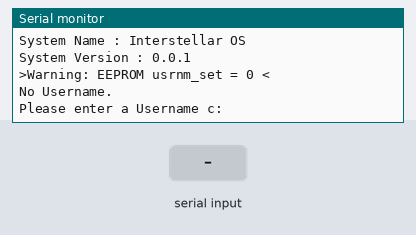
This sketch was run on a simulated Arduino Uno, built with avr-gcc and run on an emulated ATmega328P. Shown: the last lines printed to the serial monitor. The inputs (shaded band) are chosen by the test bench. EEPROM starts erased.

Above: at 4.6 s.
4.7 s: "1" received over Serial
At 6.0 s:
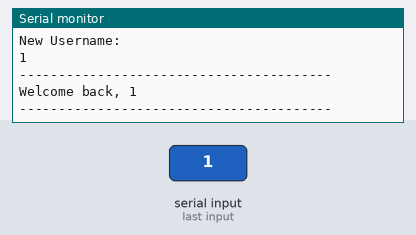
6.3 s: "0" received over Serial
At 7.3 s:
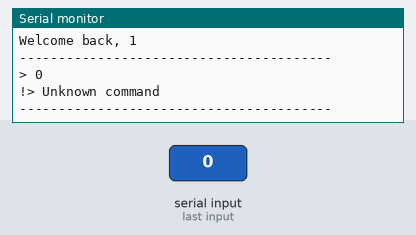
7.8 s: "2" received over Serial
At 8.4 s:
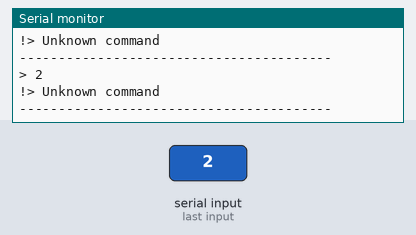

Measured:
- after the input at 4.7 s, the serial monitor: prints a new line after 0.06 s (image 1)
- after the input at 6.3 s, the serial monitor: prints a new line at once (image 2)
- after the input at 7.8 s, the serial monitor: prints a new line at once (image 3)

The sketch:

os.ino
```cpp
#include <EEPROM.h>

// Interstellar Operating System
// Written by Annabel Sandford

// Declarations
uint8_t eead = 130; // EEPROM Address we write to
int v, u, usronce, knwonce; // Declare int for line and UI optimization
int usrnm_limit = 4; // Declare username char limit (4)
int usrnm_set = 0; // Whether a custom username had been set or not (later replaced by EEPROM value)
// No I cannot check whether the username is empty or not because strings spit out a value of infinite question marks
// making it impossible to check for an empty username. Thus a value of 1 is set when one exists & 0 if not.

String readSerial, readUsername, readNew, usrnm;
String sysname = "Interstellar OS"; // Name of this system
String sysver = "0.0.1"; // Version number
String br = "-"; // Line characters (only UI)
String del = "userdelete"; // sys-code: Delete the username
String inf = "info"; // sys-code: info
String hi = "hi"; // sys-code: greeting
String help = "help"; // sys-code: help
String echo = "echo"; // sys-code: echo
String cls_str = "cls"; // sys-code: Call cls(); function to clear screen

// Functions

int nwln() { // New Line
  Serial.println();
}

int res() { // Reset User Input
  readSerial = "";
}

int ret_input() { // Return User Input
  Serial.print("> ");
  Serial.print(readSerial);
  nwln();
}

void ln() { // Create line for UI
  v = 0;
  while (v < 40)
  {
    Serial.print(br);
    v++;
  }
  nwln();
}

void cls() { // Create 100 linebreaks to clear monitor
  u = 0;
  while (u < 100)
  {
    nwln();
    u++;
  }
}

void boot() { // Literally what it says
Serial.println("     ____      __                 __       ____ ");
Serial.println("    /  _/___  / /____  __________/ /____  / / /___ ______");
Serial.println("    / // __ \\/ __/ _ \\/ ___/ ___/ __/ _ \\/ / / __ `/ ___/");
Serial.println("  _/ // / / / /_/  __/ /  (__  ) /_/  __/ / / /_/ / /    ");
Serial.println(" /___/_/ /_/\\__/\\___/_/  /____/\\__/\\___/_/_/\\__,_/_/  ");
nwln();  // How can 5 println's take up 20% of the dynamic memory????? what??? this needs adjustment
ln();
Serial.print("System Name : ");
Serial.print(sysname);
nwln();
Serial.print("System Version : ");
Serial.print(sysver);
nwln(); // Now 23%??? HOW???
}

void writeStringToEEPROM(int addrOffset, const String &strToWrite) // Writes username string to EEPROM
{
  byte len = strToWrite.length();
  EEPROM.write(addrOffset, len);
  for (int i = 0; i < len; i++)
  {
    EEPROM.write(addrOffset + 1 + i, strToWrite[i]);
  }
}

String readStringFromEEPROM(int addrOffset) // Reads username from the EEPROM
{
  int newStrLen = EEPROM.read(addrOffset);
  char data[newStrLen + 1];
  for (int i = 0; i < newStrLen; i++)
  {
    data[i] = EEPROM.read(addrOffset + 1 + i);
  }
  data[newStrLen] = '\0';
  return String(data);
}

int help_func() {
  ret_input();
  Serial.println(del);
  Serial.println(inf);
  Serial.println(hi);
  Serial.println(help);
  Serial.println(cls);
  Serial.println(echo);
  ln();
 }

int inf_func() {
  ret_input();
  boot();
  nwln();
  Serial.print("User: ");
  Serial.print(usrnm);
  nwln();
  Serial.print("EEPROM usr_set: ");
  Serial.print(usrnm_set);
  nwln();
  ln();
}

int hi_func() {
  ret_input();
  Serial.print("Hey, ");
  Serial.print(usrnm);
  Serial.print("!");
  nwln();
  ln();
}

int echo_func() {
  ret_input();
  Serial.print("Hey, ");
  Serial.print(usrnm);
  Serial.print("!");
  nwln();
  ln();
}

int amogus_func() {
  ret_input();
}

// Actual software starts here

void setup() {
  delay(200);
  usronce = 0;
  knwonce = 0;
  Serial.begin(9600);
  cls();
  Serial.println("CHIPSET INITIALIZED"); // so I can keep track of what is loaded
  ln();
  delay(2500);
  cls();
  boot();
}

void loop() {
  restart:
  usrnm_set = EEPROM.read(eead);
  if (usrnm_set == 255) {
    Serial.println(">Warning: EEPROM usrnm_set = 0 <");
    EEPROM.write(eead, 0);
    goto restart;
  }

  usrnm = readStringFromEEPROM(0);
  if (usrnm_set == 0) {
    if (usronce < 1) {
      res();
      Serial.println("No Username.");
      Serial.println("Please enter a Username c:");
      nwln();
      usronce++;
    }
    delay(10);

    while (Serial.available()) {
    delay(10);
    if (Serial.available() >0) {
    char s = Serial.read();
    readSerial += s;
    }
   }

   if (readSerial.length() >0) {
    if (readSerial.length() >= usrnm_limit+2) {
      Serial.print("Username over ");
      Serial.print(usrnm_limit);
      Serial.print(" chars. Try again.");
      nwln();
      res();
      goto restart;
    }
    readSerial.trim();

    //Output what the User said
    ln();
    Serial.println("New Username:");
    Serial.println(readSerial);
    writeStringToEEPROM(0, readSerial);
    usrnm_set = 1;
    EEPROM.write(eead, usrnm_set);
    ln();
    res();
   }
  } else {
    textedit();
  }
 }

 void textedit() {
   if (knwonce < 1) {
    Serial.print("Welcome back, ");
    Serial.print(usrnm);
    nwln();
    ln();
    knwonce++;
   }
    while (Serial.available()) {
    delay(10);

  if (Serial.available() >0) {
   char c = Serial.read();
    readSerial += c;
    }
   }

   if (readSerial.length() >0) {
    readSerial.trim();
    readNew = readSerial;
    readNew.toLowerCase();

    if (readNew.equals(inf)) {
      inf_func();
      res();
    } else if (readNew.equals(del)) {
      nwln();
      Serial.print("!> Deleted User ");
      Serial.print(usrnm);
      Serial.println();
      EEPROM.write(eead, 0);
      loop();
    } else if (readNew.equals(help)) {
      help_func();
      res();
    } else if (readNew.equals(cls_str)) {
      cls();
      res();
    } else if (readNew.equals(hi)) {
      hi_func();
      res();
    } else {

    //Output what the User said
    ret_input();
    Serial.println("!> Unknown command");
    ln();
    res();
    }
   }
 }
```
